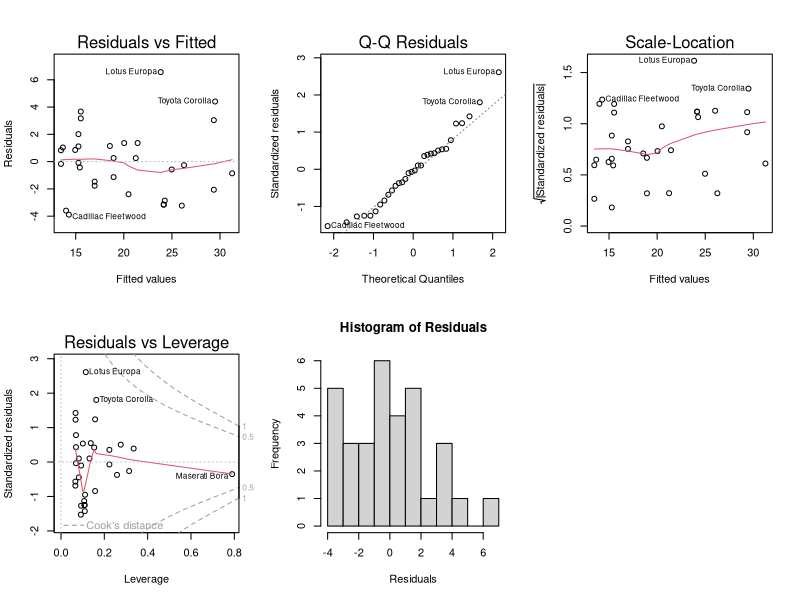

R code for this plot:
## ---- chunk 1
knitr::opts_chunk$set(echo = TRUE)
## ---- chunk 2
# Loading the mtcars dataset
data(mtcars)
## ---- chunk 3
# We'll use horsepower (hp) as our predictor, am as our dichotomous variable,
# and mpg as our response variable.

# Creating the quadratic term for horsepower
mtcars$hp2 <- mtcars$hp^2

# Creating the interaction term between horsepower and transmission type
mtcars$hp_am <- mtcars$hp * mtcars$am
## ---- chunk 4
# Fitting the multiple regression model
model_mtcars <- lm(mpg ~ hp + I(hp^2) + am + hp:am, data = mtcars)

# Summary of the model
summary(model_mtcars)
## ---- chunk 5
# Residual plots
par(mfrow=c(2,3))
plot(model_mtcars)

# Normality of residuals
hist(residuals(model_mtcars), breaks=10, main="Histogram of Residuals", xlab="Residuals") # Histogram of residuals
